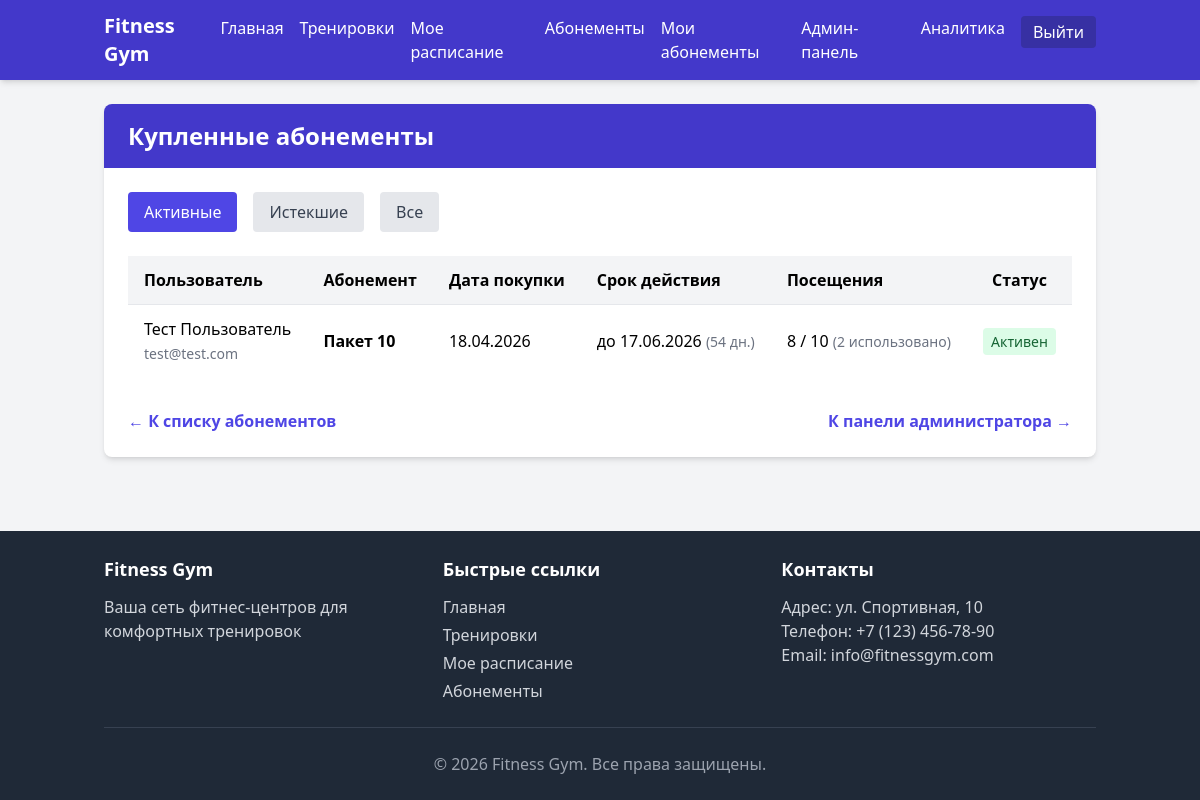
Page /admin/user-abonements (signed in) on the committed database.
### models/models.py (models this page shows, shortened)
class UserAbonement(db.Model):
    __tablename__ = 'user_abonements'
    id = db.Column(db.Integer, primary_key=True)
    user_id = db.Column(db.Integer, db.ForeignKey('users.id'), nullable=False)
    abonement_id = db.Column(db.Integer, db.ForeignKey('abonements.id'), nullable=False)
    purchase_date = db.Column(db.DateTime, default=datetime.utcnow)
    expiration_date = db.Column(db.DateTime, nullable=False)
    visits_remaining = db.Column(db.Integer, nullable=True)
    is_active = db.Column(db.Boolean, default=True)
    payment_info = db.Column(db.Text)
    user = db.relationship('User', backref='abonements')
    abonement = db.relationship('Abonement')
    @property
    def is_valid(self):
        if not self.is_active:
            return False
        if datetime.utcnow() > self.expiration_date:
            return False
        if self.visits_remaining is not None and self.visits_remaining <= 0:
            return False
        return True
    @property
    def is_expired(self):
        return datetime.utcnow() > self.expiration_date
    @property
    def visits_used(self):
        if self.visits_remaining is None:
            return None
        return self.abonement.visits_count - self.visits_remaining
    @property
    def days_remaining(self):
        if self.is_expired:
            return 0
        delta = self.expiration_date - datetime.utcnow()
        return max(0, delta.days)

class User(db.Model, UserMixin):
    __tablename__ = 'users'
    id = db.Column(db.Integer, primary_key=True)
    email = db.Column(db.String(120), unique=True, nullable=False)
    password_hash = db.Column(db.String(256), nullable=False)
    first_name = db.Column(db.String(50), nullable=False)
    last_name = db.Column(db.String(50), nullable=False)
    is_admin = db.Column(db.Boolean, default=False)
    created_at = db.Column(db.DateTime, default=datetime.utcnow)
    bookings = db.relationship('Booking', backref='user', lazy=True, cascade="all, delete-orphan")

class Abonement(db.Model):
    __tablename__ = 'abonements'
    id = db.Column(db.Integer, primary_key=True)
    name = db.Column(db.String(100), nullable=False, unique=True)
    type = db.Column(db.String(50), nullable=False)
    price = db.Column(db.Integer, nullable=False)
    duration_days = db.Column(db.Integer, nullable=False)
    visits_count = db.Column(db.Integer, default=0)
    description = db.Column(db.Text)
    features = db.Column(db.Text)
    color = db.Column(db.String(20), default='#4CAF50')
    is_popular = db.Column(db.Boolean, default=False)
    discount = db.Column(db.Integer, default=0)
    is_active = db.Column(db.Boolean, default=True)
    created_at = db.Column(db.DateTime, default=datetime.utcnow)

### controllers/admin.py (the view)
@admin_bp.route('/user-abonements')
@login_required
@admin_required
def user_abonements():
    filter_type = request.args.get('filter', 'active')
    query = UserAbonement.query
    if filter_type == 'active':
        user_abonements_list = query.filter(UserAbonement.is_active == True).all()
    elif filter_type == 'expired':
        user_abonements_list = query.filter(UserAbonement.expiration_date < datetime.utcnow()).all()
    else:
        user_abonements_list = query.all()
    return render_template('admin/abonements/user_abonements.html',
                         title='Купленные абонементы',
                         user_abonements=user_abonements_list,
                         filter_type=filter_type)

### controllers/admin.py (called while the page is built)
def admin_required(f):
    @wraps(f)
    def decorated_function(*args, **kwargs):
        if not current_user.is_authenticated or not current_user.is_admin:
            abort(403)  # Forbidden
        return f(*args, **kwargs)
    return decorated_function

### templates/admin/abonements/user_abonements.html (shortened to what this page needs)
{% extends 'base.html' %}
{% block content %}
    <div class="bg-white rounded-lg shadow-md overflow-hidden">
        <div class="bg-indigo-700 text-white py-4 px-6">
            <h2 class="text-2xl font-bold">Купленные абонементы</h2>
        </div>
        <div class="p-6">
            <div class="flex space-x-4 mb-6">
                <a href="{{ url_for('admin.user_abonements', filter='active') }}"
                   class="px-4 py-2 rounded {% if filter_type == 'active' %}bg-indigo-600 text-white{% else %}bg-gray-200 text-gray-700{% endif %}">
                    Активные
                </a>
                <a href="{{ url_for('admin.user_abonements', filter='expired') }}"
                   class="px-4 py-2 rounded {% if filter_type == 'expired' %}bg-indigo-600 text-white{% else %}bg-gray-200 text-gray-700{% endif %}">
                    Истекшие
                </a>
                <a href="{{ url_for('admin.user_abonements', filter='all') }}"
                   class="px-4 py-2 rounded {% if filter_type == 'all' %}bg-indigo-600 text-white{% else %}bg-gray-200 text-gray-700{% endif %}">
                    Все
                </a>
            </div>
            <div class="overflow-x-auto">
                <table class="min-w-full bg-white">
                    <thead class="bg-gray-100">
                        <tr>
                            <th class="py-3 px-4 text-left">Пользователь</th>
                            <th class="py-3 px-4 text-left">Абонемент</th>
                            <th class="py-3 px-4 text-left">Дата покупки</th>
                            <th class="py-3 px-4 text-left">Срок действия</th>
                            <th class="py-3 px-4 text-left">Посещения</th>
                            <th class="py-3 px-4 text-center">Статус</th>
                        </tr>
                    </thead>
                    <tbody>
                        {% for ua in user_abonements %}
                            <tr class="border-t hover:bg-gray-50">
                                <td class="py-3 px-4">
                                    {{ ua.user.first_name }} {{ ua.user.last_name }}<br>
                                    <span class="text-gray-500 text-sm">{{ ua.user.email }}</span>
                                </td>
                                <td class="py-3 px-4">
                                    <span class="font-semibold">{{ ua.abonement.name }}</span>
                                </td>
                                <td class="py-3 px-4">
                                    {{ ua.purchase_date.strftime('%d.%m.%Y') }}
                                </td>
                                <td class="py-3 px-4">
                                    {% if ua.is_expired %}
                                        <span class="text-red-500">Истек {{ ua.expiration_date.strftime('%d.%m.%Y') }}</span>
                                    {% else %}
                                        до {{ ua.expiration_date.strftime('%d.%m.%Y') }}
                                        <span class="text-gray-500 text-sm">({{ ua.days_remaining }} дн.)</span>
                                    {% endif %}
                                </td>
                                <td class="py-3 px-4">
                                    {% if ua.visits_remaining is none %}
                                        <span class="text-green-600">Безлимит</span>
                                    {% else %}
                                        {{ ua.visits_remaining }} / {{ ua.abonement.visits_count }}
                                        <span class="text-gray-500 text-sm">({{ ua.visits_used }} использовано)</span>
                                    {% endif %}
                                </td>
                                <td class="py-3 px-4 text-center">
                                    {% if ua.is_valid %}
                                        <span class="bg-green-100 text-green-800 px-2 py-1 rounded text-sm">Активен</span>
                                    {% else %}
                                        <span class="bg-red-100 text-red-800 px-2 py-1 rounded text-sm">Недействителен</span>
                                    {% endif %}
                                </td>
                            </tr>
                        {% else %}
                            <tr>
                                <td colspan="6" class="py-4 px-4 text-center text-gray-500">Нет купленных абонементов</td>
                            </tr>
                        {% endfor %}
                    </tbody>
                </table>
            </div>
            <div class="mt-8 flex justify-between">
                <a href="{{ url_for('admin.abonements') }}" class="text-indigo-600 hover:text-indigo-800 font-semibold">
                    &larr; К списку абонементов
                </a>
                <a href="{{ url_for('admin.dashboard') }}" class="text-indigo-600 hover:text-indigo-800 font-semibold">
                    К панели администратора &rarr;
                </a>
            </div>
        </div>
    </div>
{% endblock %}

### rows in the picture
UserAbonement: user.first_name "Тест", user.last_name "Пользователь", user.email "test@test.com", abonement.name "Пакет 10", purchase_date "18.04.2026", expiration_date "17.06.2026", days_remaining "54", visits_remaining "8", abonement.visits_count "10", visits_used "2", is_active "Активен"
